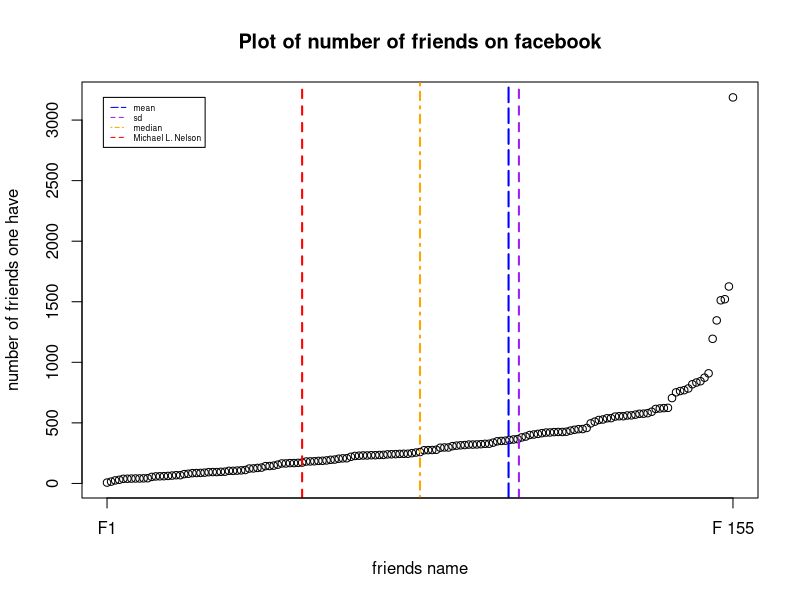

Here is the R script that generated this plot:
pdf("facebook_plot.pdf")
mydata=read.table("facebook.data",skip=4,header = FALSE)
num<-nrow(mydata)
nmean<-mean(mydata$V1)
nsd<-sd(mydata$V1)
nmedian<-median(mydata$V1)
plot(sequence(num),mydata$V1, main = "Plot of number of friends on facebook", 
     xlab = "friends name", ylab = "number of friends one have",xaxt='n')
abline(v=49,col="red",lwd=2,lty=2)
meanpos<-approx( x = mydata$V1,y = sequence(num), xout = nmean)
medianpos<-approx( x = mydata$V1,y = sequence(num), xout = nmedian)
sdpos<-approx( x = mydata$V1,y = sequence(num), xout = nsd)
abline(v=meanpos$y,lwd=2,col="blue",lty=5)
abline(v=medianpos$y,lwd=2,col="orange",lty=4)
abline(v=sdpos$y,lwd=2,col="purple",lty=2)
axis(1, at=c(1,num),
     lab=c("F1",paste("F",num)))
legend(x=.1,y=max(mydata$V1),c("mean","sd","median","Michael L. Nelson"),
       col = c("blue","purple","orange","red"),lty=c(5,2,4,2),
       cex=0.5)
dev.off()